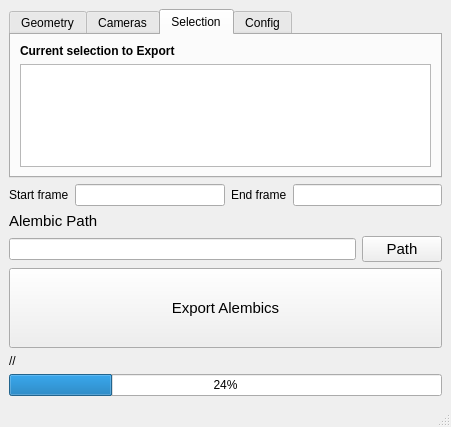
<?xml version="1.0" encoding="UTF-8"?>
<ui version="4.0">
 <class>window_alembicExport</class>
 <widget class="QMainWindow" name="window_alembicExport">
  <property name="geometry">
   <rect>
    <x>0</x>
    <y>0</y>
    <width>451</width>
    <height>427</height>
   </rect>
  </property>
  <property name="windowTitle">
   <string>MKF_alembicExport</string>
  </property>
  <widget class="QWidget" name="lyt_main">
   <layout class="QGridLayout" name="gridLayout">
    <item row="0" column="0">
     <layout class="QVBoxLayout" name="lyt_vertical_references">
      <property name="topMargin">
       <number>0</number>
      </property>
      <item>
       <widget class="QTabWidget" name="tabs_widget">
        <property name="tabPosition">
         <enum>QTabWidget::North</enum>
        </property>
        <property name="tabShape">
         <enum>QTabWidget::Rounded</enum>
        </property>
        <property name="currentIndex">
         <number>2</number>
        </property>
        <property name="elideMode">
         <enum>Qt::ElideNone</enum>
        </property>
        <property name="documentMode">
         <bool>false</bool>
        </property>
        <property name="tabsClosable">
         <bool>false</bool>
        </property>
        <property name="movable">
         <bool>false</bool>
        </property>
        <widget class="QWidget" name="tab_geo">
         <attribute name="title">
          <string>Geometry</string>
         </attribute>
         <layout class="QVBoxLayout" name="verticalLayout_3">
          <item>
           <layout class="QGridLayout" name="lyt_grid_geo">
            <item row="0" column="0">
             <widget class="QLabel" name="lbl_alembicGeo">
              <property name="font">
               <font>
                <pointsize>9</pointsize>
                <weight>75</weight>
                <bold>true</bold>
               </font>
              </property>
              <property name="text">
               <string>Available references to Export</string>
              </property>
             </widget>
            </item>
           </layout>
          </item>
         </layout>
        </widget>
        <widget class="QWidget" name="tab_cams">
         <attribute name="title">
          <string>Cameras</string>
         </attribute>
         <layout class="QVBoxLayout" name="verticalLayout">
          <item>
           <layout class="QGridLayout" name="lyt_grid_cams">
            <item row="0" column="0">
             <widget class="QLabel" name="lbl_alembicCams">
              <property name="font">
               <font>
                <pointsize>9</pointsize>
                <weight>75</weight>
                <bold>true</bold>
               </font>
              </property>
              <property name="text">
               <string>Available cameras to export</string>
              </property>
             </widget>
            </item>
           </layout>
          </item>
         </layout>
        </widget>
        <widget class="QWidget" name="tab_Sel">
         <attribute name="title">
          <string>Selection</string>
         </attribute>
         <layout class="QVBoxLayout" name="verticalLayout_4">
          <item>
           <widget class="QLabel" name="lbl_selExport">
            <property name="font">
             <font>
              <pointsize>9</pointsize>
              <weight>75</weight>
              <bold>true</bold>
             </font>
            </property>
            <property name="text">
             <string>Current selection to Export</string>
            </property>
           </widget>
          </item>
          <item>
           <widget class="QListWidget" name="list_currentSel"/>
          </item>
         </layout>
        </widget>
        <widget class="QWidget" name="tab_config">
         <attribute name="title">
          <string>Config</string>
         </attribute>
         <layout class="QVBoxLayout" name="verticalLayout_2">
          <item>
           <widget class="QCheckBox" name="chkBox_fileExplorer">
            <property name="font">
             <font>
              <weight>75</weight>
              <bold>true</bold>
             </font>
            </property>
            <property name="text">
             <string>Open File Explorer after exporting</string>
            </property>
           </widget>
          </item>
         </layout>
        </widget>
       </widget>
      </item>
      <item>
       <layout class="QGridLayout" name="lyt_grid_references"/>
      </item>
     </layout>
    </item>
    <item row="1" column="0">
     <layout class="QVBoxLayout" name="lyt_vertical_bottom">
      <item>
       <layout class="QGridLayout" name="lyt_middle">
        <item row="1" column="1">
         <widget class="QLineEdit" name="txt_startFrame"/>
        </item>
        <item row="1" column="2">
         <widget class="QLabel" name="lbl_endFrame">
          <property name="font">
           <font>
            <pointsize>9</pointsize>
           </font>
          </property>
          <property name="text">
           <string>End frame</string>
          </property>
         </widget>
        </item>
        <item row="1" column="0">
         <widget class="QLabel" name="lbl_startFrame">
          <property name="font">
           <font>
            <pointsize>9</pointsize>
           </font>
          </property>
          <property name="text">
           <string>Start frame</string>
          </property>
         </widget>
        </item>
        <item row="1" column="3">
         <widget class="QLineEdit" name="txt_endFrame"/>
        </item>
       </layout>
      </item>
      <item>
       <layout class="QGridLayout" name="lyt_grid_path">
        <item row="1" column="0">
         <widget class="QLineEdit" name="txt_path"/>
        </item>
        <item row="1" column="1">
         <widget class="QPushButton" name="btn_path">
          <property name="font">
           <font>
            <pointsize>11</pointsize>
           </font>
          </property>
          <property name="text">
           <string>Path</string>
          </property>
         </widget>
        </item>
        <item row="0" column="0">
         <widget class="QLabel" name="lbl_AlembicPath">
          <property name="font">
           <font>
            <pointsize>11</pointsize>
           </font>
          </property>
          <property name="text">
           <string>Alembic Path</string>
          </property>
         </widget>
        </item>
       </layout>
      </item>
      <item>
       <widget class="QPushButton" name="btn_exportAlembic">
        <property name="minimumSize">
         <size>
          <width>0</width>
          <height>80</height>
         </size>
        </property>
        <property name="font">
         <font>
          <pointsize>11</pointsize>
         </font>
        </property>
        <property name="text">
         <string>Export Alembics</string>
        </property>
       </widget>
      </item>
      <item>
       <widget class="QLabel" name="lbl_status">
        <property name="text">
         <string>//</string>
        </property>
       </widget>
      </item>
      <item>
       <widget class="QProgressBar" name="progressBar">
        <property name="value">
         <number>24</number>
        </property>
       </widget>
      </item>
     </layout>
    </item>
   </layout>
  </widget>
  <widget class="QMenuBar" name="menubar">
   <property name="geometry">
    <rect>
     <x>0</x>
     <y>0</y>
     <width>451</width>
     <height>21</height>
    </rect>
   </property>
  </widget>
  <widget class="QStatusBar" name="statusbar"/>
 </widget>
 <resources/>
 <connections/>
</ui>
